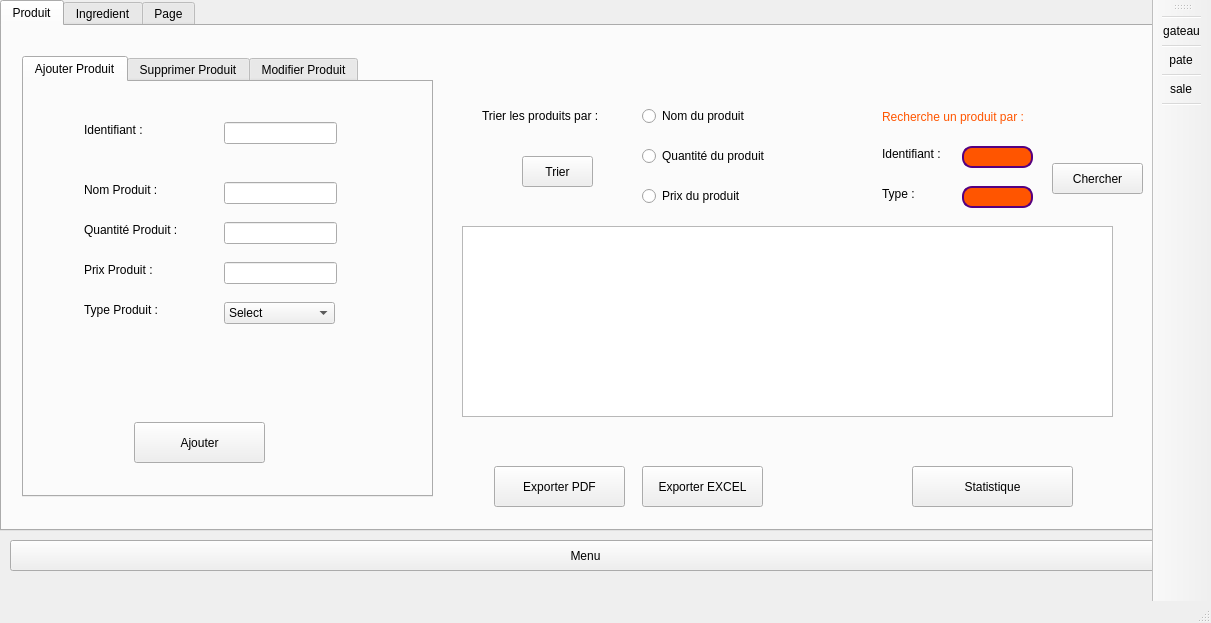
<?xml version="1.0" encoding="UTF-8"?>
<ui version="4.0">
 <class>Produit_ingredient</class>
 <widget class="QMainWindow" name="Produit_ingredient">
  <property name="geometry">
   <rect>
    <x>0</x>
    <y>0</y>
    <width>1211</width>
    <height>623</height>
   </rect>
  </property>
  <property name="windowTitle">
   <string>Produit_ingredient</string>
  </property>
  <widget class="QWidget" name="centralwidget">
   <widget class="QTabWidget" name="produit_ingredient">
    <property name="geometry">
     <rect>
      <x>0</x>
      <y>0</y>
      <width>1181</width>
      <height>531</height>
     </rect>
    </property>
    <property name="styleSheet">
     <string notr="true"/>
    </property>
    <property name="currentIndex">
     <number>0</number>
    </property>
    <widget class="QWidget" name="tab">
     <attribute name="title">
      <string>Produit</string>
     </attribute>
     <widget class="QTabWidget" name="produit">
      <property name="geometry">
       <rect>
        <x>20</x>
        <y>30</y>
        <width>411</width>
        <height>441</height>
       </rect>
      </property>
      <property name="styleSheet">
       <string notr="true"/>
      </property>
      <property name="currentIndex">
       <number>0</number>
      </property>
      <widget class="QWidget" name="tab_3">
       <attribute name="title">
        <string>Ajouter Produit</string>
       </attribute>
       <widget class="QLabel" name="label">
        <property name="geometry">
         <rect>
          <x>60</x>
          <y>40</y>
          <width>71</width>
          <height>16</height>
         </rect>
        </property>
        <property name="text">
         <string>Identifiant :</string>
        </property>
       </widget>
       <widget class="QLabel" name="label_2">
        <property name="geometry">
         <rect>
          <x>60</x>
          <y>100</y>
          <width>81</width>
          <height>16</height>
         </rect>
        </property>
        <property name="text">
         <string>Nom Produit :</string>
        </property>
       </widget>
       <widget class="QLabel" name="label_3">
        <property name="geometry">
         <rect>
          <x>60</x>
          <y>140</y>
          <width>101</width>
          <height>16</height>
         </rect>
        </property>
        <property name="text">
         <string>Quantité Produit :</string>
        </property>
       </widget>
       <widget class="QLabel" name="label_4">
        <property name="geometry">
         <rect>
          <x>60</x>
          <y>180</y>
          <width>81</width>
          <height>16</height>
         </rect>
        </property>
        <property name="text">
         <string>Prix Produit :</string>
        </property>
       </widget>
       <widget class="QLabel" name="label_5">
        <property name="geometry">
         <rect>
          <x>60</x>
          <y>220</y>
          <width>81</width>
          <height>16</height>
         </rect>
        </property>
        <property name="text">
         <string>Type Produit :</string>
        </property>
       </widget>
       <widget class="QLineEdit" name="identifiant_P">
        <property name="geometry">
         <rect>
          <x>200</x>
          <y>40</y>
          <width>113</width>
          <height>22</height>
         </rect>
        </property>
       </widget>
       <widget class="QLineEdit" name="nom_P">
        <property name="geometry">
         <rect>
          <x>200</x>
          <y>100</y>
          <width>113</width>
          <height>22</height>
         </rect>
        </property>
       </widget>
       <widget class="QLineEdit" name="quantite_P">
        <property name="geometry">
         <rect>
          <x>200</x>
          <y>140</y>
          <width>113</width>
          <height>22</height>
         </rect>
        </property>
       </widget>
       <widget class="QLineEdit" name="prix_P">
        <property name="geometry">
         <rect>
          <x>200</x>
          <y>180</y>
          <width>113</width>
          <height>22</height>
         </rect>
        </property>
       </widget>
       <widget class="QPushButton" name="ajouter_produit">
        <property name="geometry">
         <rect>
          <x>110</x>
          <y>340</y>
          <width>131</width>
          <height>41</height>
         </rect>
        </property>
        <property name="styleSheet">
         <string notr="true"/>
        </property>
        <property name="text">
         <string>Ajouter</string>
        </property>
       </widget>
       <widget class="QComboBox" name="type_P">
        <property name="geometry">
         <rect>
          <x>200</x>
          <y>220</y>
          <width>111</width>
          <height>22</height>
         </rect>
        </property>
        <item>
         <property name="text">
          <string>Select</string>
         </property>
        </item>
        <item>
         <property name="text">
          <string>gateau</string>
         </property>
        </item>
        <item>
         <property name="text">
          <string>patee</string>
         </property>
        </item>
        <item>
         <property name="text">
          <string>salee</string>
         </property>
        </item>
        <item>
         <property name="text">
          <string/>
         </property>
        </item>
       </widget>
       <widget class="QLabel" name="msg_P">
        <property name="geometry">
         <rect>
          <x>85</x>
          <y>70</y>
          <width>291</width>
          <height>20</height>
         </rect>
        </property>
        <property name="text">
         <string/>
        </property>
       </widget>
      </widget>
      <widget class="QWidget" name="tab_5">
       <attribute name="title">
        <string>Supprimer Produit</string>
       </attribute>
       <widget class="QLabel" name="label_7">
        <property name="geometry">
         <rect>
          <x>80</x>
          <y>120</y>
          <width>71</width>
          <height>16</height>
         </rect>
        </property>
        <property name="text">
         <string>Identifiant :</string>
        </property>
       </widget>
       <widget class="QLineEdit" name="identifiant_P_supp">
        <property name="geometry">
         <rect>
          <x>180</x>
          <y>120</y>
          <width>113</width>
          <height>22</height>
         </rect>
        </property>
       </widget>
       <widget class="QPushButton" name="supprimer_produit">
        <property name="geometry">
         <rect>
          <x>120</x>
          <y>200</y>
          <width>121</width>
          <height>41</height>
         </rect>
        </property>
        <property name="styleSheet">
         <string notr="true"/>
        </property>
        <property name="text">
         <string>Supprimer</string>
        </property>
       </widget>
       <widget class="QLabel" name="label_8">
        <property name="geometry">
         <rect>
          <x>70</x>
          <y>50</y>
          <width>281</width>
          <height>31</height>
         </rect>
        </property>
        <property name="text">
         <string>Saisir l'identifiant de produit a supprimer !!!</string>
        </property>
       </widget>
      </widget>
      <widget class="QWidget" name="tab_6">
       <attribute name="title">
        <string>Modifier Produit</string>
       </attribute>
       <widget class="QLabel" name="label_9">
        <property name="geometry">
         <rect>
          <x>80</x>
          <y>100</y>
          <width>71</width>
          <height>16</height>
         </rect>
        </property>
        <property name="text">
         <string>Identifiant :</string>
        </property>
       </widget>
       <widget class="QLabel" name="label_10">
        <property name="geometry">
         <rect>
          <x>80</x>
          <y>160</y>
          <width>81</width>
          <height>16</height>
         </rect>
        </property>
        <property name="text">
         <string>Nom Produit :</string>
        </property>
       </widget>
       <widget class="QLabel" name="label_11">
        <property name="geometry">
         <rect>
          <x>80</x>
          <y>200</y>
          <width>101</width>
          <height>16</height>
         </rect>
        </property>
        <property name="text">
         <string>Quantité Produit :</string>
        </property>
       </widget>
       <widget class="QLabel" name="label_12">
        <property name="geometry">
         <rect>
          <x>80</x>
          <y>240</y>
          <width>81</width>
          <height>16</height>
         </rect>
        </property>
        <property name="text">
         <string>Prix Produit :</string>
        </property>
       </widget>
       <widget class="QLabel" name="label_13">
        <property name="geometry">
         <rect>
          <x>80</x>
          <y>280</y>
          <width>81</width>
          <height>16</height>
         </rect>
        </property>
        <property name="text">
         <string>Type Produit :</string>
        </property>
       </widget>
       <widget class="QLabel" name="label_15">
        <property name="geometry">
         <rect>
          <x>60</x>
          <y>40</y>
          <width>291</width>
          <height>31</height>
         </rect>
        </property>
        <property name="text">
         <string>Saisir l'identifiant de produit a supprimer !!!</string>
        </property>
       </widget>
       <widget class="QLineEdit" name="identifiant_P_modif">
        <property name="geometry">
         <rect>
          <x>190</x>
          <y>100</y>
          <width>113</width>
          <height>22</height>
         </rect>
        </property>
       </widget>
       <widget class="QLineEdit" name="nom_P_modif">
        <property name="geometry">
         <rect>
          <x>190</x>
          <y>160</y>
          <width>113</width>
          <height>22</height>
         </rect>
        </property>
       </widget>
       <widget class="QLineEdit" name="quantite_P_modif">
        <property name="geometry">
         <rect>
          <x>190</x>
          <y>200</y>
          <width>113</width>
          <height>22</height>
         </rect>
        </property>
       </widget>
       <widget class="QLineEdit" name="prix_P_modif">
        <property name="geometry">
         <rect>
          <x>190</x>
          <y>240</y>
          <width>113</width>
          <height>22</height>
         </rect>
        </property>
       </widget>
       <widget class="QLineEdit" name="type_P_modif">
        <property name="geometry">
         <rect>
          <x>190</x>
          <y>280</y>
          <width>113</width>
          <height>22</height>
         </rect>
        </property>
       </widget>
       <widget class="QPushButton" name="modifier_produit">
        <property name="geometry">
         <rect>
          <x>130</x>
          <y>367</y>
          <width>131</width>
          <height>41</height>
         </rect>
        </property>
        <property name="styleSheet">
         <string notr="true"/>
        </property>
        <property name="text">
         <string>Modifier</string>
        </property>
       </widget>
      </widget>
     </widget>
     <widget class="QTableView" name="afficher_produit">
      <property name="geometry">
       <rect>
        <x>460</x>
        <y>200</y>
        <width>651</width>
        <height>191</height>
       </rect>
      </property>
     </widget>
     <widget class="QLabel" name="label_16">
      <property name="geometry">
       <rect>
        <x>480</x>
        <y>80</y>
        <width>161</width>
        <height>20</height>
       </rect>
      </property>
      <property name="styleSheet">
       <string notr="true"/>
      </property>
      <property name="text">
       <string>Trier les produits par :</string>
      </property>
     </widget>
     <widget class="QRadioButton" name="nom_P_trie">
      <property name="geometry">
       <rect>
        <x>640</x>
        <y>80</y>
        <width>121</width>
        <height>20</height>
       </rect>
      </property>
      <property name="text">
       <string>Nom du produit</string>
      </property>
     </widget>
     <widget class="QRadioButton" name="quantite_P_trie">
      <property name="geometry">
       <rect>
        <x>640</x>
        <y>120</y>
        <width>141</width>
        <height>20</height>
       </rect>
      </property>
      <property name="text">
       <string>Quantité du produit</string>
      </property>
     </widget>
     <widget class="QRadioButton" name="prix_P_trie">
      <property name="geometry">
       <rect>
        <x>640</x>
        <y>160</y>
        <width>111</width>
        <height>20</height>
       </rect>
      </property>
      <property name="text">
       <string>Prix du produit</string>
      </property>
     </widget>
     <widget class="QLabel" name="label_17">
      <property name="geometry">
       <rect>
        <x>880</x>
        <y>80</y>
        <width>191</width>
        <height>21</height>
       </rect>
      </property>
      <property name="styleSheet">
       <string notr="true">color: rgb(255, 85, 0);</string>
      </property>
      <property name="text">
       <string>Recherche un produit par :</string>
      </property>
     </widget>
     <widget class="QLineEdit" name="identifiant_P_rech">
      <property name="geometry">
       <rect>
        <x>960</x>
        <y>120</y>
        <width>71</width>
        <height>22</height>
       </rect>
      </property>
      <property name="styleSheet">
       <string notr="true">QLineEdit{

border: 1.5px solid rgb(85, 0, 127);
border-radius: 10px;
color:#ffffff;
background:rgb(255, 85, 0);

}</string>
      </property>
     </widget>
     <widget class="QLabel" name="label_18">
      <property name="geometry">
       <rect>
        <x>880</x>
        <y>120</y>
        <width>81</width>
        <height>16</height>
       </rect>
      </property>
      <property name="text">
       <string>Identifiant :</string>
      </property>
     </widget>
     <widget class="QLabel" name="label_19">
      <property name="geometry">
       <rect>
        <x>880</x>
        <y>160</y>
        <width>56</width>
        <height>16</height>
       </rect>
      </property>
      <property name="text">
       <string>Type :</string>
      </property>
     </widget>
     <widget class="QLineEdit" name="type_P_rech">
      <property name="geometry">
       <rect>
        <x>960</x>
        <y>160</y>
        <width>71</width>
        <height>22</height>
       </rect>
      </property>
      <property name="styleSheet">
       <string notr="true">QLineEdit{

border: 1.5px solid rgb(85, 0, 127);
border-radius: 10px;
color:#ffffff;
background:rgb(255, 85, 0);

}</string>
      </property>
     </widget>
     <widget class="QPushButton" name="chercher_produit">
      <property name="geometry">
       <rect>
        <x>1050</x>
        <y>137</y>
        <width>91</width>
        <height>31</height>
       </rect>
      </property>
      <property name="styleSheet">
       <string notr="true"/>
      </property>
      <property name="text">
       <string>Chercher</string>
      </property>
     </widget>
     <widget class="QPushButton" name="trier_produit">
      <property name="geometry">
       <rect>
        <x>520</x>
        <y>130</y>
        <width>71</width>
        <height>31</height>
       </rect>
      </property>
      <property name="styleSheet">
       <string notr="true"/>
      </property>
      <property name="text">
       <string>Trier</string>
      </property>
     </widget>
     <widget class="QLabel" name="logo_P">
      <property name="geometry">
       <rect>
        <x>1060</x>
        <y>10</y>
        <width>101</width>
        <height>51</height>
       </rect>
      </property>
      <property name="text">
       <string/>
      </property>
     </widget>
     <widget class="QPushButton" name="stat_P">
      <property name="geometry">
       <rect>
        <x>910</x>
        <y>440</y>
        <width>161</width>
        <height>41</height>
       </rect>
      </property>
      <property name="styleSheet">
       <string notr="true"/>
      </property>
      <property name="text">
       <string>Statistique</string>
      </property>
     </widget>
     <widget class="QPushButton" name="excel_P">
      <property name="geometry">
       <rect>
        <x>640</x>
        <y>440</y>
        <width>121</width>
        <height>41</height>
       </rect>
      </property>
      <property name="styleSheet">
       <string notr="true"/>
      </property>
      <property name="text">
       <string>Exporter EXCEL</string>
      </property>
     </widget>
     <widget class="QPushButton" name="PDF_P">
      <property name="geometry">
       <rect>
        <x>492</x>
        <y>440</y>
        <width>131</width>
        <height>41</height>
       </rect>
      </property>
      <property name="styleSheet">
       <string notr="true"/>
      </property>
      <property name="text">
       <string>Exporter PDF</string>
      </property>
     </widget>
     <widget class="QLabel" name="date_P">
      <property name="geometry">
       <rect>
        <x>750</x>
        <y>10</y>
        <width>231</width>
        <height>31</height>
       </rect>
      </property>
      <property name="font">
       <font>
        <pointsize>30</pointsize>
        <weight>75</weight>
        <bold>true</bold>
       </font>
      </property>
      <property name="text">
       <string/>
      </property>
     </widget>
     <widget class="QLabel" name="digital_date_P">
      <property name="geometry">
       <rect>
        <x>790</x>
        <y>30</y>
        <width>151</width>
        <height>31</height>
       </rect>
      </property>
      <property name="font">
       <font>
        <pointsize>30</pointsize>
       </font>
      </property>
      <property name="text">
       <string/>
      </property>
     </widget>
     <widget class="QLabel" name="bg_P">
      <property name="geometry">
       <rect>
        <x>10</x>
        <y>10</y>
        <width>1161</width>
        <height>481</height>
       </rect>
      </property>
      <property name="text">
       <string/>
      </property>
      <property name="pixmap">
       <pixmap>:/image/bg.jpg</pixmap>
      </property>
     </widget>
     <zorder>bg_P</zorder>
     <zorder>produit</zorder>
     <zorder>afficher_produit</zorder>
     <zorder>label_16</zorder>
     <zorder>nom_P_trie</zorder>
     <zorder>quantite_P_trie</zorder>
     <zorder>prix_P_trie</zorder>
     <zorder>label_17</zorder>
     <zorder>identifiant_P_rech</zorder>
     <zorder>label_18</zorder>
     <zorder>label_19</zorder>
     <zorder>type_P_rech</zorder>
     <zorder>chercher_produit</zorder>
     <zorder>trier_produit</zorder>
     <zorder>logo_P</zorder>
     <zorder>stat_P</zorder>
     <zorder>excel_P</zorder>
     <zorder>PDF_P</zorder>
     <zorder>date_P</zorder>
     <zorder>digital_date_P</zorder>
    </widget>
    <widget class="QWidget" name="tab_2">
     <attribute name="title">
      <string>Ingredient</string>
     </attribute>
     <widget class="QTabWidget" name="ingredient">
      <property name="geometry">
       <rect>
        <x>20</x>
        <y>30</y>
        <width>451</width>
        <height>441</height>
       </rect>
      </property>
      <property name="currentIndex">
       <number>2</number>
      </property>
      <widget class="QWidget" name="tab_7">
       <attribute name="title">
        <string>Ajouter Ingredient</string>
       </attribute>
       <widget class="QLabel" name="label_26">
        <property name="geometry">
         <rect>
          <x>90</x>
          <y>50</y>
          <width>71</width>
          <height>16</height>
         </rect>
        </property>
        <property name="text">
         <string>Identifiant :</string>
        </property>
       </widget>
       <widget class="QLineEdit" name="identifiant_I">
        <property name="geometry">
         <rect>
          <x>220</x>
          <y>50</y>
          <width>113</width>
          <height>22</height>
         </rect>
        </property>
       </widget>
       <widget class="QLabel" name="label_27">
        <property name="geometry">
         <rect>
          <x>90</x>
          <y>120</y>
          <width>101</width>
          <height>16</height>
         </rect>
        </property>
        <property name="text">
         <string>Nom Ingredient :</string>
        </property>
       </widget>
       <widget class="QLabel" name="label_28">
        <property name="geometry">
         <rect>
          <x>90</x>
          <y>160</y>
          <width>121</width>
          <height>16</height>
         </rect>
        </property>
        <property name="text">
         <string>Quantité Ingredient :</string>
        </property>
       </widget>
       <widget class="QLabel" name="label_29">
        <property name="geometry">
         <rect>
          <x>90</x>
          <y>200</y>
          <width>101</width>
          <height>16</height>
         </rect>
        </property>
        <property name="text">
         <string>Prix Ingredient : </string>
        </property>
       </widget>
       <widget class="QLabel" name="label_30">
        <property name="geometry">
         <rect>
          <x>90</x>
          <y>240</y>
          <width>101</width>
          <height>16</height>
         </rect>
        </property>
        <property name="text">
         <string>Type Ingredient : :</string>
        </property>
       </widget>
       <widget class="QLineEdit" name="nom_I">
        <property name="geometry">
         <rect>
          <x>220</x>
          <y>120</y>
          <width>113</width>
          <height>22</height>
         </rect>
        </property>
       </widget>
       <widget class="QLineEdit" name="quantite_I">
        <property name="geometry">
         <rect>
          <x>220</x>
          <y>160</y>
          <width>113</width>
          <height>22</height>
         </rect>
        </property>
       </widget>
       <widget class="QLineEdit" name="prix_I">
        <property name="geometry">
         <rect>
          <x>220</x>
          <y>200</y>
          <width>113</width>
          <height>22</height>
         </rect>
        </property>
       </widget>
       <widget class="QPushButton" name="ajouter_ingredient">
        <property name="geometry">
         <rect>
          <x>150</x>
          <y>340</y>
          <width>121</width>
          <height>41</height>
         </rect>
        </property>
        <property name="styleSheet">
         <string notr="true"/>
        </property>
        <property name="text">
         <string>Ajouter</string>
        </property>
       </widget>
       <widget class="QComboBox" name="type_I">
        <property name="geometry">
         <rect>
          <x>220</x>
          <y>240</y>
          <width>111</width>
          <height>22</height>
         </rect>
        </property>
        <item>
         <property name="text">
          <string>Select</string>
         </property>
        </item>
        <item>
         <property name="text">
          <string>beuf</string>
         </property>
        </item>
        <item>
         <property name="text">
          <string>poulet</string>
         </property>
        </item>
        <item>
         <property name="text">
          <string>vegetarian</string>
         </property>
        </item>
       </widget>
       <widget class="QLabel" name="msg_I">
        <property name="geometry">
         <rect>
          <x>85</x>
          <y>80</y>
          <width>261</width>
          <height>20</height>
         </rect>
        </property>
        <property name="text">
         <string/>
        </property>
       </widget>
      </widget>
      <widget class="QWidget" name="tab_9">
       <attribute name="title">
        <string>Supprimer Ingredinet</string>
       </attribute>
       <widget class="QLabel" name="label_24">
        <property name="geometry">
         <rect>
          <x>90</x>
          <y>60</y>
          <width>311</width>
          <height>31</height>
         </rect>
        </property>
        <property name="text">
         <string>Saisir l'identifiant d'ingredient a supprimer !!!</string>
        </property>
       </widget>
       <widget class="QLabel" name="label_25">
        <property name="geometry">
         <rect>
          <x>110</x>
          <y>130</y>
          <width>71</width>
          <height>16</height>
         </rect>
        </property>
        <property name="text">
         <string>Identifiant :</string>
        </property>
       </widget>
       <widget class="QLineEdit" name="identifiant_I_supp">
        <property name="geometry">
         <rect>
          <x>210</x>
          <y>130</y>
          <width>113</width>
          <height>22</height>
         </rect>
        </property>
       </widget>
       <widget class="QPushButton" name="supprimer_ingredient">
        <property name="geometry">
         <rect>
          <x>150</x>
          <y>200</y>
          <width>121</width>
          <height>41</height>
         </rect>
        </property>
        <property name="styleSheet">
         <string notr="true"/>
        </property>
        <property name="text">
         <string>Supprimer</string>
        </property>
       </widget>
      </widget>
      <widget class="QWidget" name="tab_10">
       <attribute name="title">
        <string>Modifier Ingredinet</string>
       </attribute>
       <widget class="QLabel" name="label_32">
        <property name="geometry">
         <rect>
          <x>90</x>
          <y>40</y>
          <width>301</width>
          <height>31</height>
         </rect>
        </property>
        <property name="text">
         <string>Saisir l'identifiant d'ingredient a supprimer !!!</string>
        </property>
       </widget>
       <widget class="QLabel" name="label_33">
        <property name="geometry">
         <rect>
          <x>100</x>
          <y>90</y>
          <width>71</width>
          <height>16</height>
         </rect>
        </property>
        <property name="text">
         <string>Identifiant :</string>
        </property>
       </widget>
       <widget class="QLabel" name="label_34">
        <property name="geometry">
         <rect>
          <x>100</x>
          <y>150</y>
          <width>101</width>
          <height>16</height>
         </rect>
        </property>
        <property name="text">
         <string>Nom Ingredient :</string>
        </property>
       </widget>
       <widget class="QLabel" name="label_35">
        <property name="geometry">
         <rect>
          <x>100</x>
          <y>190</y>
          <width>121</width>
          <height>16</height>
         </rect>
        </property>
        <property name="text">
         <string>Quantité Ingredient :</string>
        </property>
       </widget>
       <widget class="QLabel" name="label_36">
        <property name="geometry">
         <rect>
          <x>100</x>
          <y>230</y>
          <width>101</width>
          <height>16</height>
         </rect>
        </property>
        <property name="text">
         <string>Prix Ingredient : </string>
        </property>
       </widget>
       <widget class="QLabel" name="label_37">
        <property name="geometry">
         <rect>
          <x>100</x>
          <y>270</y>
          <width>101</width>
          <height>16</height>
         </rect>
        </property>
        <property name="text">
         <string>Type Ingredient : :</string>
        </property>
       </widget>
       <widget class="QLineEdit" name="identifiant_I_modif">
        <property name="geometry">
         <rect>
          <x>230</x>
          <y>90</y>
          <width>113</width>
          <height>22</height>
         </rect>
        </property>
       </widget>
       <widget class="QLineEdit" name="quantite_I_modif">
        <property name="geometry">
         <rect>
          <x>230</x>
          <y>190</y>
          <width>113</width>
          <height>22</height>
         </rect>
        </property>
       </widget>
       <widget class="QLineEdit" name="nom_I_modif">
        <property name="geometry">
         <rect>
          <x>230</x>
          <y>150</y>
          <width>113</width>
          <height>22</height>
         </rect>
        </property>
       </widget>
       <widget class="QLineEdit" name="prix_I_modif">
        <property name="geometry">
         <rect>
          <x>230</x>
          <y>230</y>
          <width>113</width>
          <height>22</height>
         </rect>
        </property>
       </widget>
       <widget class="QPushButton" name="modifier_ingredient">
        <property name="geometry">
         <rect>
          <x>160</x>
          <y>347</y>
          <width>131</width>
          <height>41</height>
         </rect>
        </property>
        <property name="styleSheet">
         <string notr="true"/>
        </property>
        <property name="text">
         <string>Modifier</string>
        </property>
       </widget>
       <widget class="QLineEdit" name="type_I_modif">
        <property name="geometry">
         <rect>
          <x>230</x>
          <y>270</y>
          <width>113</width>
          <height>22</height>
         </rect>
        </property>
       </widget>
      </widget>
     </widget>
     <widget class="QTableView" name="afficher_ingredient">
      <property name="geometry">
       <rect>
        <x>500</x>
        <y>200</y>
        <width>621</width>
        <height>201</height>
       </rect>
      </property>
     </widget>
     <widget class="QLabel" name="label_20">
      <property name="geometry">
       <rect>
        <x>520</x>
        <y>70</y>
        <width>171</width>
        <height>21</height>
       </rect>
      </property>
      <property name="styleSheet">
       <string notr="true"/>
      </property>
      <property name="text">
       <string>Trier les ingredients par :</string>
      </property>
     </widget>
     <widget class="QRadioButton" name="nom_I_trie">
      <property name="geometry">
       <rect>
        <x>690</x>
        <y>70</y>
        <width>121</width>
        <height>20</height>
       </rect>
      </property>
      <property name="text">
       <string>Nom d'ingredient</string>
      </property>
     </widget>
     <widget class="QRadioButton" name="quantite_I_trie">
      <property name="geometry">
       <rect>
        <x>690</x>
        <y>110</y>
        <width>151</width>
        <height>20</height>
       </rect>
      </property>
      <property name="text">
       <string>Quantité d'ingredient</string>
      </property>
     </widget>
     <widget class="QRadioButton" name="prix_I_trie">
      <property name="geometry">
       <rect>
        <x>690</x>
        <y>150</y>
        <width>121</width>
        <height>20</height>
       </rect>
      </property>
      <property name="text">
       <string>Prix d'ingredient</string>
      </property>
     </widget>
     <widget class="QLabel" name="label_21">
      <property name="geometry">
       <rect>
        <x>890</x>
        <y>70</y>
        <width>201</width>
        <height>21</height>
       </rect>
      </property>
      <property name="styleSheet">
       <string notr="true">color: rgb(255, 85, 0);</string>
      </property>
      <property name="text">
       <string>Recherche un ingredient par :</string>
      </property>
     </widget>
     <widget class="QLabel" name="label_22">
      <property name="geometry">
       <rect>
        <x>900</x>
        <y>110</y>
        <width>81</width>
        <height>16</height>
       </rect>
      </property>
      <property name="text">
       <string>Identifiant :</string>
      </property>
     </widget>
     <widget class="QLabel" name="label_23">
      <property name="geometry">
       <rect>
        <x>900</x>
        <y>150</y>
        <width>56</width>
        <height>16</height>
       </rect>
      </property>
      <property name="text">
       <string>Type :</string>
      </property>
     </widget>
     <widget class="QLineEdit" name="identifiant_I_rech">
      <property name="geometry">
       <rect>
        <x>980</x>
        <y>110</y>
        <width>71</width>
        <height>22</height>
       </rect>
      </property>
      <property name="styleSheet">
       <string notr="true">QLineEdit{

border: 1.5px solid rgb(85, 0, 127);
border-radius: 10px;
color:#ffffff;
background:rgb(255, 85, 0);

}</string>
      </property>
     </widget>
     <widget class="QLineEdit" name="type_I_rech">
      <property name="geometry">
       <rect>
        <x>980</x>
        <y>150</y>
        <width>71</width>
        <height>22</height>
       </rect>
      </property>
      <property name="styleSheet">
       <string notr="true">QLineEdit{

border: 1.5px solid rgb(85, 0, 127);
border-radius: 10px;
color:#ffffff;
background:rgb(255, 85, 0);

}</string>
      </property>
     </widget>
     <widget class="QPushButton" name="chercher_ingredient">
      <property name="geometry">
       <rect>
        <x>1060</x>
        <y>130</y>
        <width>91</width>
        <height>31</height>
       </rect>
      </property>
      <property name="styleSheet">
       <string notr="true"/>
      </property>
      <property name="text">
       <string>Chercher</string>
      </property>
     </widget>
     <widget class="QPushButton" name="trier_ingredient">
      <property name="geometry">
       <rect>
        <x>550</x>
        <y>120</y>
        <width>81</width>
        <height>31</height>
       </rect>
      </property>
      <property name="styleSheet">
       <string notr="true"/>
      </property>
      <property name="text">
       <string>Trier</string>
      </property>
     </widget>
     <widget class="QLabel" name="logo_I">
      <property name="geometry">
       <rect>
        <x>1060</x>
        <y>10</y>
        <width>101</width>
        <height>51</height>
       </rect>
      </property>
      <property name="text">
       <string/>
      </property>
     </widget>
     <widget class="QPushButton" name="stat_I">
      <property name="geometry">
       <rect>
        <x>910</x>
        <y>430</y>
        <width>161</width>
        <height>41</height>
       </rect>
      </property>
      <property name="styleSheet">
       <string notr="true"/>
      </property>
      <property name="text">
       <string>Statistiques</string>
      </property>
     </widget>
     <widget class="QPushButton" name="excel_I">
      <property name="geometry">
       <rect>
        <x>660</x>
        <y>430</y>
        <width>121</width>
        <height>41</height>
       </rect>
      </property>
      <property name="styleSheet">
       <string notr="true"/>
      </property>
      <property name="text">
       <string>Exporter EXCEL</string>
      </property>
     </widget>
     <widget class="QPushButton" name="PDF_I">
      <property name="geometry">
       <rect>
        <x>520</x>
        <y>430</y>
        <width>121</width>
        <height>41</height>
       </rect>
      </property>
      <property name="styleSheet">
       <string notr="true"/>
      </property>
      <property name="text">
       <string>Exporter PDF</string>
      </property>
     </widget>
     <widget class="QLabel" name="date_I">
      <property name="geometry">
       <rect>
        <x>780</x>
        <y>0</y>
        <width>211</width>
        <height>31</height>
       </rect>
      </property>
      <property name="font">
       <font>
        <pointsize>15</pointsize>
        <weight>75</weight>
        <bold>true</bold>
       </font>
      </property>
      <property name="text">
       <string/>
      </property>
     </widget>
     <widget class="QLabel" name="digital_date_I">
      <property name="geometry">
       <rect>
        <x>810</x>
        <y>30</y>
        <width>151</width>
        <height>21</height>
       </rect>
      </property>
      <property name="font">
       <font>
        <pointsize>15</pointsize>
        <weight>50</weight>
        <bold>false</bold>
       </font>
      </property>
      <property name="text">
       <string/>
      </property>
     </widget>
    </widget>
    <widget class="QWidget" name="tab_4">
     <attribute name="title">
      <string>Page</string>
     </attribute>
     <widget class="QLabel" name="label_6">
      <property name="geometry">
       <rect>
        <x>210</x>
        <y>120</y>
        <width>56</width>
        <height>16</height>
       </rect>
      </property>
      <property name="text">
       <string/>
      </property>
     </widget>
     <widget class="QLabel" name="arduino">
      <property name="geometry">
       <rect>
        <x>115</x>
        <y>95</y>
        <width>971</width>
        <height>321</height>
       </rect>
      </property>
      <property name="text">
       <string/>
      </property>
     </widget>
    </widget>
   </widget>
   <widget class="QPushButton" name="pushButton">
    <property name="geometry">
     <rect>
      <x>10</x>
      <y>540</y>
      <width>1151</width>
      <height>31</height>
     </rect>
    </property>
    <property name="text">
     <string>Menu</string>
    </property>
   </widget>
  </widget>
  <widget class="QMenuBar" name="menubar">
   <property name="geometry">
    <rect>
     <x>0</x>
     <y>0</y>
     <width>1211</width>
     <height>22</height>
    </rect>
   </property>
  </widget>
  <widget class="QStatusBar" name="statusbar"/>
  <widget class="QToolBar" name="toolBar">
   <property name="windowTitle">
    <string>toolBar</string>
   </property>
   <attribute name="toolBarArea">
    <enum>RightToolBarArea</enum>
   </attribute>
   <attribute name="toolBarBreak">
    <bool>false</bool>
   </attribute>
   <addaction name="separator"/>
   <addaction name="produit1"/>
   <addaction name="separator"/>
   <addaction name="produit2"/>
   <addaction name="separator"/>
   <addaction name="produit3"/>
   <addaction name="separator"/>
  </widget>
  <action name="produit1">
   <property name="icon">
    <iconset resource="integr.qrc">
     <normaloff>:/integra/gateau.png</normaloff>:/integra/gateau.png</iconset>
   </property>
   <property name="text">
    <string>gateau</string>
   </property>
  </action>
  <action name="produit2">
   <property name="icon">
    <iconset resource="integr.qrc">
     <normaloff>:/integra/pate.png</normaloff>:/integra/pate.png</iconset>
   </property>
   <property name="text">
    <string>pate</string>
   </property>
  </action>
  <action name="produit3">
   <property name="icon">
    <iconset resource="integr.qrc">
     <normaloff>:/integra/sale.png</normaloff>:/integra/sale.png</iconset>
   </property>
   <property name="text">
    <string>sale</string>
   </property>
  </action>
 </widget>
 <resources>
  <include location="integr.qrc"/>
 </resources>
 <connections/>
</ui>
